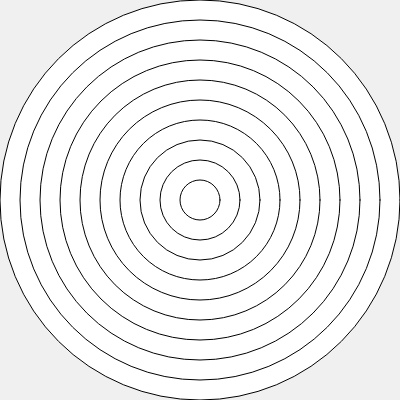
Frame 1 (no input)
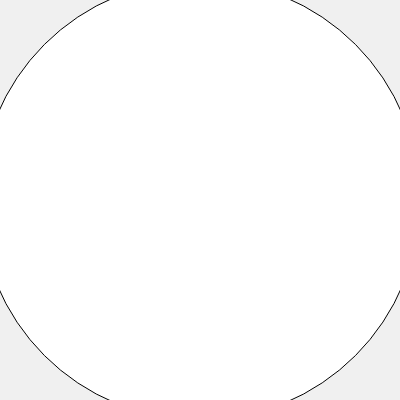
Frame 2 (the mouse pressed at the canvas centre, redrawn once)

The p5.js sketch that drew these frames (run headless with seeded random() and noise() and a simulated clock; the mouse was pressed at the canvas centre and the sketch redrawn once):

// p5.js sketch
// ── sketch.js
//Black and White Target

let circleWidth = 400;
let circleLength = 400;

function setup() {
  createCanvas(400, 400);
  noLoop();
}

function drawCircles() {
  //Draws 10 circles, each being 40 px smaller
  for (let i = 0; i <= 10; i++) {
    ellipse(200, 200, circleWidth, circleLength);
    circleWidth -= 40;
    circleLength -= 40;
  }

}

function draw() {
  background(240);
  drawCircles();
}
